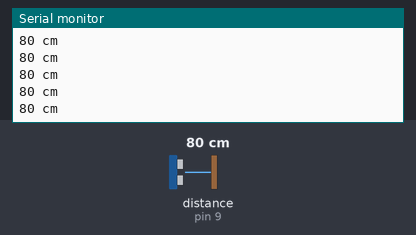
This sketch was run on a simulated Arduino Uno, built with avr-gcc and run on an emulated ATmega328P. Parts: the last lines printed to the serial monitor. Wiring (inferred from the names in the program): ultrasonic range finder: trigger pin 8; echo pin 9. The inputs (shaded band) are chosen by the test bench; at power-on: distance to the obstacle (sensor on pin 9) 80 cm. The echo pulse lasts 58.3 µs per cm.

Above: at 1.2 s.
1.3 s: distance to the obstacle (sensor on pin 9) set to 2 cm
At 1.48 s:
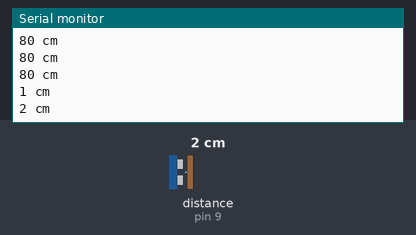
2.8 s: distance to the obstacle (sensor on pin 9) set to 120 cm
At 2.89 s:
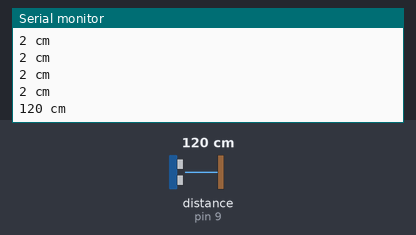
Timing chart, 0 to 5.8 s (numbered marks = the images above; inputs shaded):
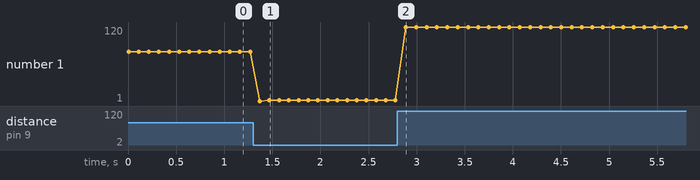

Measured:
- after the input at 1.3 s, the serial monitor: prints a new line after 0.07 s (image 1)
- after the input at 2.8 s, the serial monitor: prints a new line after 0.09 s (image 2)
- plotted number 1: 80 → 2 after the input at 1.3 s, 2 → 120 after the input at 2.8 s

The sketch:

ultrasonic_rangefinder.ino
```cpp
int echoPin = 9;
int trigPin = 8;

int getDistance()
{
  int duration, cm;
  digitalWrite(trigPin, LOW);
  delayMicroseconds(2);

  digitalWrite(trigPin, HIGH);
  delayMicroseconds(10);

  digitalWrite(trigPin, LOW);
  duration = pulseIn(echoPin, HIGH);

  return duration / 58;
}

void setup() {
  Serial.begin (9600);
  pinMode(trigPin, OUTPUT);
  pinMode(echoPin, INPUT);
}

void loop() {

  int cm = getDistance();
  Serial.print(cm);
  Serial.println(" cm");
  delay(100);
}
```
